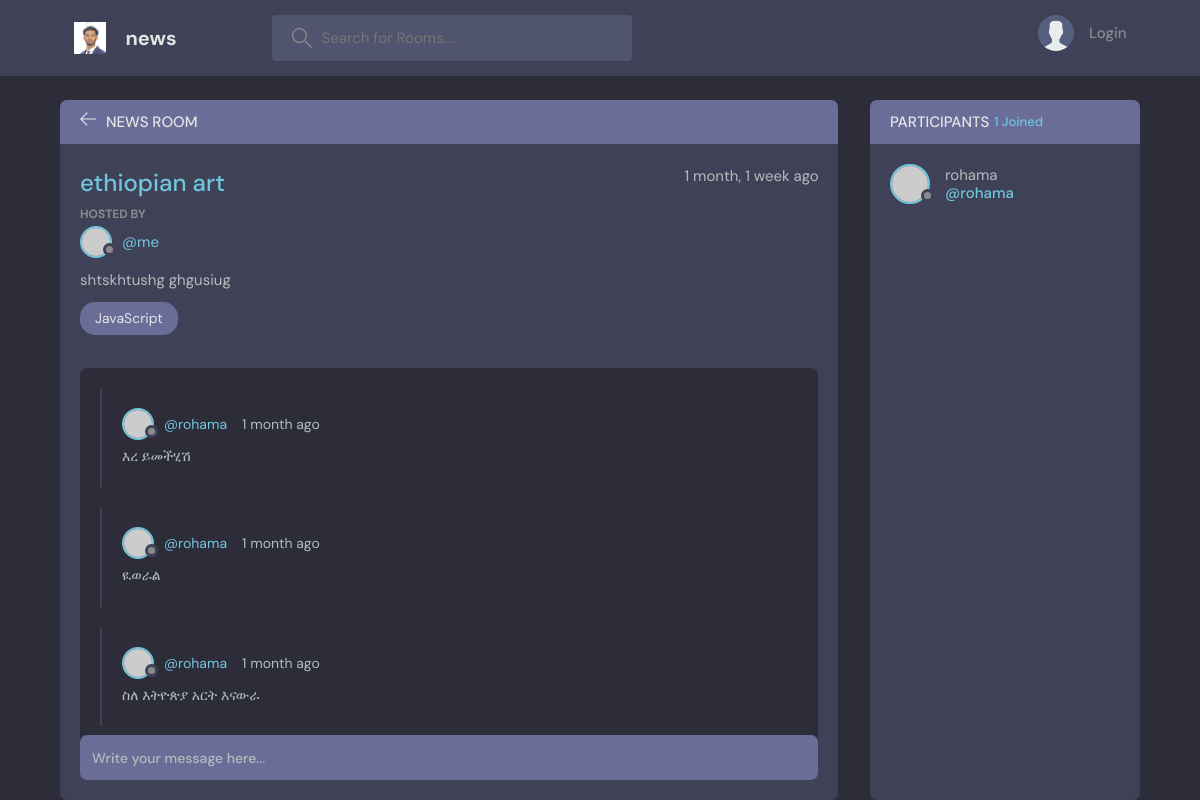
Screenshot of /news/room/2/ with the database file from the repository.
### news/models.py (models this page shows, shortened)
class Room(models.Model):
    host = models.ForeignKey(User, on_delete=models.SET_NULL, null=True)
    topic = models.ForeignKey(Topic, on_delete=models.SET_NULL, null=True)
    name = models.CharField(max_length=100)
    discription = models.TextField(max_length=400)
    participants = models.ManyToManyField(User,related_name ="participants", blank =True)
    updated = models.DateTimeField(auto_now=True)
    created = models.DateTimeField(auto_now_add=True)
    class Meta:
        ordering = ['-updated', '-created']

class Message(models.Model):
    user = models.ForeignKey(User, on_delete=models.SET_NULL, null=True)
    room = models.ForeignKey(Room, on_delete=models.CASCADE)
    body = models.TextField()
    updated = models.DateTimeField(auto_now=True)
    created = models.DateTimeField(auto_now_add=True)
    class Meta:
        ordering = ['-updated', '-created']
    def __str__(self):
      return self.body[0:40]

### news/views.py (the view, shortened to what this page needs)
# urls.py: path('room/<str:pk>/',views.room, name = 'room'),
def room(request, pk):
    room = Room.objects.get(id=pk)
    r_messages = room.message_set.order_by('-created').all()
    participants = room.participants.all()
    context = {'room': room, 'r_messages': r_messages,'participants':participants}
    return render(request, 'news/room.html', context)

### news/templates/news/room.html (shortened to what this page needs)
{% extends "main.html" %}
{% block content %}
    <main class="profile-page layout layout--2">
      <div class="container">
        <div class="room">
          <div>
            <div class="room__top">
              <div class="room__topLeft">
                <a href="index.html">
                  <svg version="1.1" xmlns="http://www.w3.org/2000/svg" width="32" height="32" viewBox="0 0 32 32">
                    <title>arrow-left</title>
                    <path
                      d="M13.723 2.286l-13.723 13.714 13.719 13.714 1.616-1.611-10.96-10.96h27.625v-2.286h-27.625l10.965-10.965-1.616-1.607z"
                    ></path>
                  </svg>
                </a>
                <h3>News Room</h3>
              </div>
            </div>
            <div class="room__box scroll">
              <div class="room__header scroll">
                <div class="room__info">
                  <h3>{{room.name}}</h3>
                  <span>{{room.created|timesince}} ago</span>
                </div>
                <div class="room__hosted">
                  <p>Hosted By</p>
                  <a href="{% url "home" %}" class="room__author">
                    <div class="avatar avatar--small">
                      <img src="https://randomuser.me/api/portraits/men/37.jpg" />
                    </div>
                    <span>@{{room.host.username}}</span>
                  </a>
                </div>
                <div class="room__details">
                  {{room.discription}}
                </div>
                <span class="room__topics">JavaScript</span>
              </div>
              <div class="room__conversation">
                <div class="threads scroll">
                  {% for message in r_messages %}
                  <div class="thread">
                    <div class="thread__top">
                      <div class="thread__author">
                        <a href="{% url 'profile' message.user.id %}" class="thread__authorInfo">
                          <div class="avatar avatar--small">
                            <img src="https://randomuser.me/api/portraits/men/37.jpg" />
                          </div>
                          <span>@{{message.user.username}}</span>
                        </a>
                        <span class="thread__date">{{message.created|timesince}} ago</span>
                      </div>
                    </div>
                    <div class="thread__details">
                      {{message}}
                    </div>
                  </div>
                  {% endfor %}
                </div>
              </div>
            </div>
          </div>
          <div class="room__message">
            <form action="" method="POST">
              <input name="body" placeholder="Write your message here..." />
          </form>
          </div>
        </div>
        <div class="participants">
          <h3 class="participants__top">Participants <span>{{participants.count}} Joined</span></h3>
          <div class="participants__list scroll">
            {% for user in participants %}
            <a href="{% url "profile" user.id %}" class="participant">
              <div class="avatar avatar--medium">
                <img src="https://randomuser.me/api/portraits/men/37.jpg" />
              </div>
              <p>
                {{user.username}}
                <span>@{{user.username}}</span>
              </p>
            </a>
            {% endfor %}
          </div>
        </div>
      </div>
    </main>
  {% endblock content%}

### rows the page displays
Room: name "ethiopian art", created "1 month, 1 week", host.username "me", discription "shtskhtushg ghgusiug"
Message: user.username "rohama", created "1 month", body "እረ ይመችሂሽ"
Message: user.username "rohama", created "1 month", body "ዪወራል"
Message: user.username "rohama", created "1 month", body "ስለ እትዮጵያ አርት እናውራ"

### other values shown
{{ participants.count }} "1"
{{ user.username }} "rohama"
